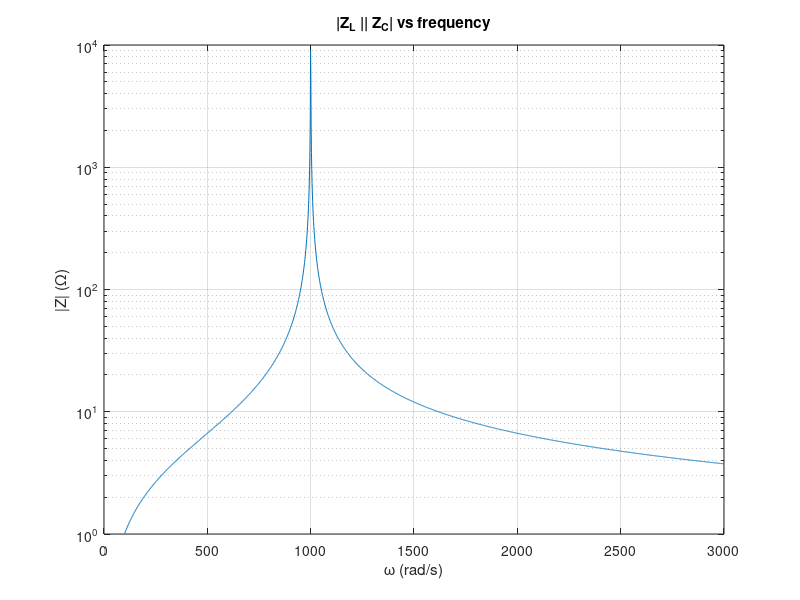

Recreate this plot in MATLAB.
% Circuits 1 — Series, Parallel, and Delta-to-Wye Simplifications
%title: Combining Impedances
%ar-title: جمع المعاوقات على التوالي والتوازي
%lesson: c1-sinusoidal-5
%course: circuits-1

%% The example
%ar: نفس قوانين المقاومات، لكن بأعداد مركبة: 4 Ω على التوالي مع (j6 ∥ −j3).
par = @(a, b) a.*b ./ (a + b);
Z = 4 + par(6j, -3j);
fprintf('j6 || -j3 = %+gj ohm\n', imag(par(6j, -3j)))
fprintf('Z = %g%+gj = %.2f at %.2f deg ohm\n', real(Z), imag(Z), abs(Z), angle(Z)*180/pi)
%check: abs(Z - (4 - 6j)) < 1e-12

%% The surprise: a parallel LC can be larger than both
%ar: |j6 ∥ −j3| = 6، أكبر من 3! عكس المقاومات. نرسم مقدار ملف ∥ مكثف مع التردد: يصير لا نهائيًا عند الرنين.
w = linspace(100, 3000, 2000); L = 10e-3; C = 100e-6;
Zp = par(1j*w*L, 1./(1j*w*C));
semilogy(w, abs(Zp)); grid on; xlabel('\omega (rad/s)'); ylabel('|Z| (\Omega)'); title('|Z_L || Z_C| vs frequency')
fprintf('resonance at %g rad/s\n', 1/sqrt(L*C))

%%! Project idea: an impedance calculator
%ar: مشروع: دوال صغيرة zR و zL و zC و ser و par تبني أي شبكة بسطر واحد. جرب: (R + L) ∥ C عند 1 kHz.
zR = @(R, w) R + 0*w; zL = @(L, w) 1j*w*L; zC = @(C, w) 1./(1j*w*C); ser = @(a, b) a + b;
w = 2*pi*1e3;
Z = par(ser(zR(50, w), zL(10e-3, w)), zC(1e-6, w));
fprintf('Z = %.2f%+.2fj ohm\n', real(Z), imag(Z))
